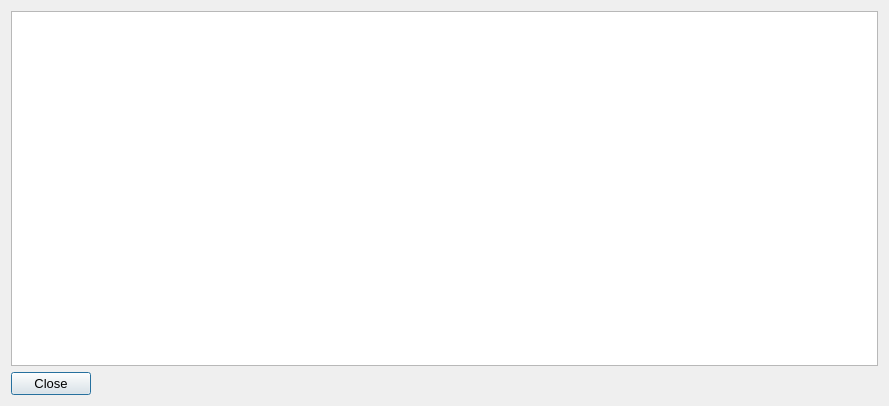
<?xml version="1.0" encoding="UTF-8"?>
<ui version="4.0">
 <class>FWUpdateDialog</class>
 <widget class="QDialog" name="FWUpdateDialog">
  <property name="windowModality">
   <enum>Qt::WindowModal</enum>
  </property>
  <property name="geometry">
   <rect>
    <x>0</x>
    <y>0</y>
    <width>889</width>
    <height>406</height>
   </rect>
  </property>
  <property name="windowTitle">
   <string>FW update in progress</string>
  </property>
  <layout class="QVBoxLayout" name="verticalLayout">
   <item>
    <widget class="QTextEdit" name="fwUpdateOutput"/>
   </item>
   <item>
    <widget class="QPushButton" name="closeButton">
     <property name="sizePolicy">
      <sizepolicy hsizetype="Fixed" vsizetype="Fixed">
       <horstretch>1</horstretch>
       <verstretch>0</verstretch>
      </sizepolicy>
     </property>
     <property name="font">
      <font>
       <pointsize>10</pointsize>
      </font>
     </property>
     <property name="toolTip">
      <string>Save all settings to your Afterglow device</string>
     </property>
     <property name="text">
      <string>Close</string>
     </property>
    </widget>
   </item>
  </layout>
 </widget>
 <resources/>
 <connections/>
</ui>
